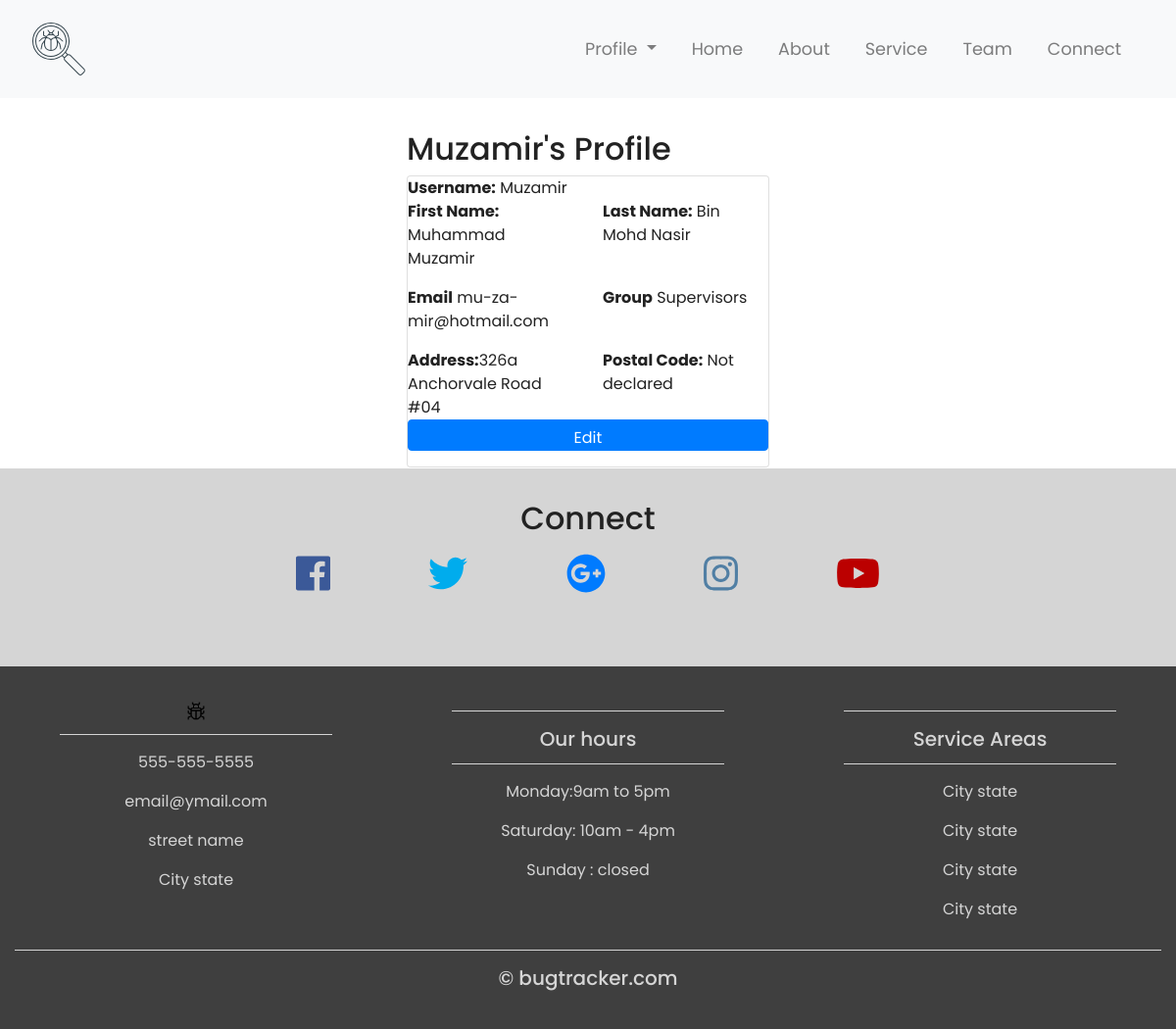
The app's page /users/4/profile (signed in) with its own data.
### users/models.py (models this page shows, shortened)
class CustomUser(AbstractUser):
    address = models.CharField(max_length=500, blank=True)
    postal = models.PositiveIntegerField(default=0,blank=True,validators=[MaxValueValidator(1000)])
    contact = PhoneNumberField(blank=True)

### users/views.py (the view)
# urls.py: path('<int:pk>/profile', views.DetailProfile.as_view(), name='profile'),
class DetailProfile(generic.DetailView):
        model = User
        template_name = 'profile.html'

### templates/profile.html (shortened to what this page needs)
{% extends 'base.html' %}
{% block content %}
<div class="col-sm-4">
</div>
<div class="container col-sm-4">
  <h2>{{user.username|title}}'s Profile</h2>
  <div class="card">
    <div><b>Username:</b> {{ user.username|title }}</div>
    <div class="row">
      <div class="col-md-6"><p><b>First Name:</b> {{ user.first_name|title }}</p></div>
      <div class="col-md-6"><b>Last Name:</b> {{ user.last_name|title }}</div>
    </div>
    <div class="row">
      <div class="col-md-6"><p><b>Email</b> {{ user.email }}</p></div>
      <div class="col-md-6"><b>Group</b> {{ user.groups.all.0 }}</div>
    </div>
    <div class="row">
      <div class="col-md-6"><b>Address:</b>{{ user.address|title }}</div>
      <div class="col-md-6">
        <b>Postal Code:</b>{% if user.postal == 0 %}
        Not declared
        {% else %}
        {{ user.postal }}
        {% endif %}
      </div>
    </div>
    <a class="btn btn-primary" href="{% url 'edit-profile' user.id %}">Edit</a>
  </div>
  <div class="col-sm-4">
  </div>
{% endblock %}

### bugtracker/static/styles/main.css (style rules this page uses)
html,body { height: 100%; width:100%; font-family: 'Poppins', sans-serif; color: #222 }
.btn { margin-bottom:1rem; padding-bottom: 0rem; }
h2 { padding-top:2rem }

### records on screen
CustomUser: username "Muzamir", first_name "Muhammad Muzamir", last_name "Bin Mohd Nasir", email "mu-za-mir@hotmail.com", groups.all.0 "Supervisors", address "326a Anchorvale Road #04"
